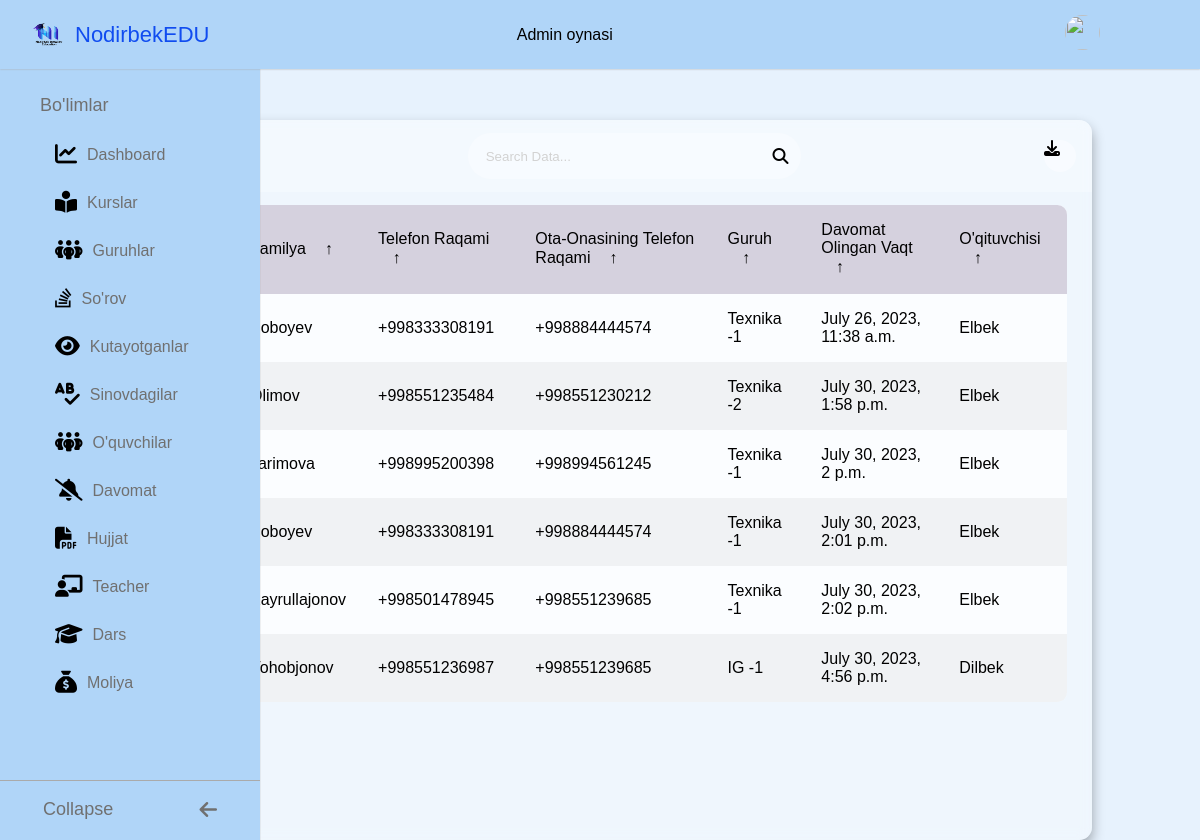
Before: /asosiy/davomat/ (signed in) with the older database file.
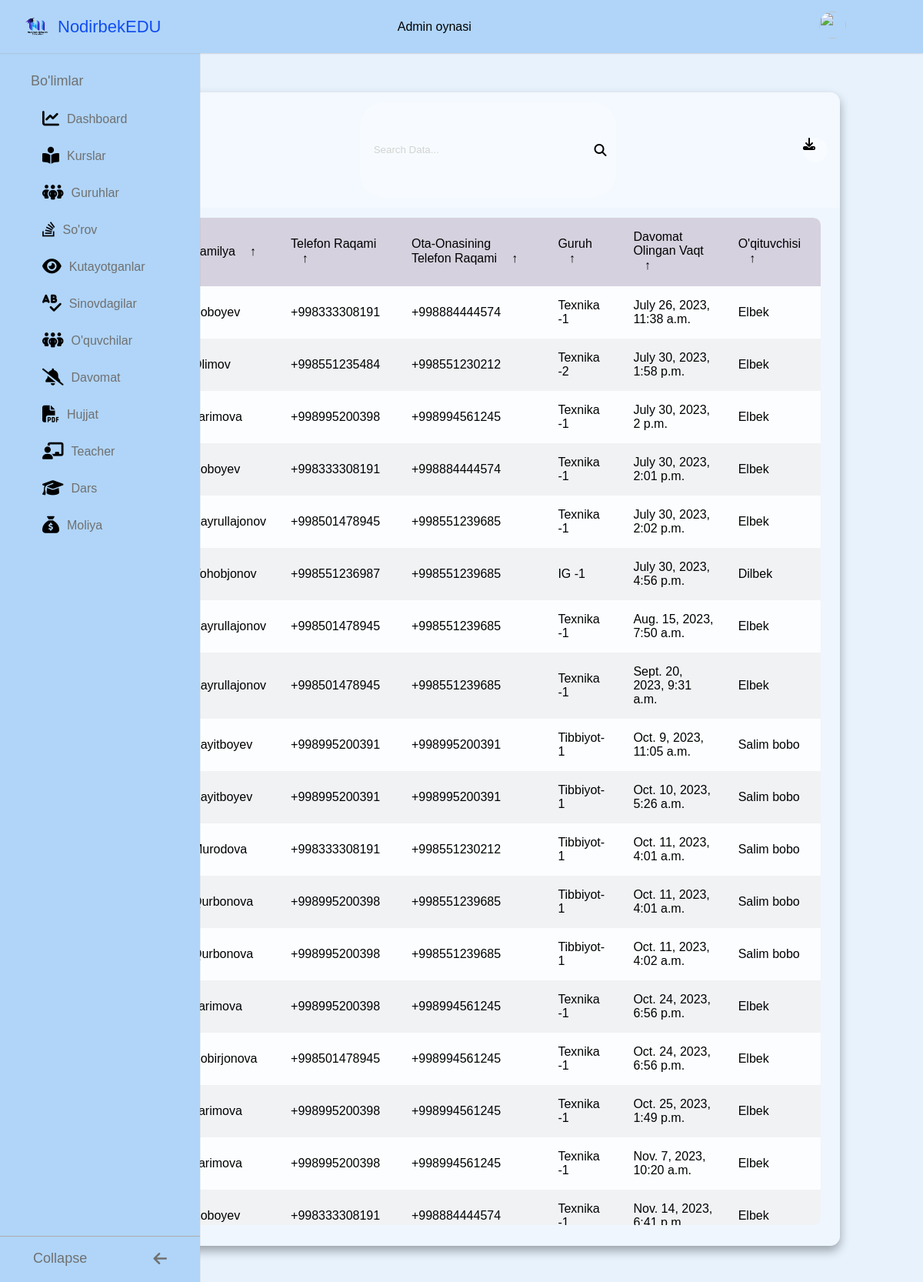
After: the same page with the newer database file.
### mentor/models.py (models this page shows, shortened)
class Davomat(models.Model):
    mavzu_fk=models.ForeignKey(Mavzu,on_delete=models.CASCADE)
    guruh_fk=models.ForeignKey(Guruh,on_delete=models.CASCADE)
    asosiy_talabalar_safi_fk=models.ForeignKey(Asosiy_talabalar_safi,on_delete=models.CASCADE)
    darsga_qatnashmadi=models.BooleanField(default=False)
    vaqt=models.DateTimeField(auto_now_add=True)
    teacher_fk=models.ForeignKey(Teacher_table,on_delete=models.CASCADE,null=True,blank=True)

### asosiy/models.py (models this page shows, shortened)
class Asosiy_talabalar_safi(models.Model):
    ism=models.CharField(max_length=35)
    fam=models.CharField(max_length=50)
    tel_1=models.CharField(max_length=13)
    tel_2=models.CharField(max_length=13)
    rasm=models.FileField(null=True,blank=True)
    tugulgan_joy=models.CharField(max_length=60)
    tugulgan_sana=models.DateField()
    kurs_fk = models.ForeignKey(Kurs, on_delete=models.CASCADE)
    guruh_fk = models.ForeignKey(Guruh, on_delete=models.CASCADE)

class Guruh(models.Model):
    kurs_fk=models.ForeignKey(Kurs,on_delete=models.CASCADE)
    guruh_nom=models.CharField(max_length=50)
    ochilgan_sana=models.DateField()
    davomiyligi=models.CharField(max_length=15)

class Teacher_table(models.Model):
    ism = models.CharField(max_length=35)
    fam = models.CharField(max_length=50)
    tel = models.CharField(max_length=13)
    manzil=models.CharField(max_length=60)
    tugulgan_sana = models.DateField()
    user = models.OneToOneField(User, on_delete=models.SET_NULL, null=True)

### asosiy/views.py (the view)
# urls.py: path('davomat/', DavomatAdmin.as_view()),
class DavomatAdmin(View):
    def get(self, request):
        if request.user.is_authenticated:
            data = {
                'davomat': Davomat.objects.filter(darsga_qatnashmadi=True)
            }
            return render(request, 'davomatadmin.html', data)
        return redirect('/adminlogin/')

### templates/davomatadmin.html (shortened to what the changed rows need)
<!DOCTYPE html>
<html lang="en">
<head>
    {% load static %}
    <link rel="stylesheet" href="https://cdnjs.cloudflare.com/ajax/libs/font-awesome/6.4.0/css/all.min.css" />
    <link rel="stylesheet" href="{% static 'root.css' %}">
    <link rel="stylesheet" href="{% static 'standart.css' %}">
    <link rel="stylesheet" href="{% static 'table.css' %}">
</head>
<body>
      <main class="table">
        <section class="table__header">
            <h1>Davomat</h1>
        </section>
        <section class="table__body">
            <table id="customers_table">
                <thead>
                    <tr>
                        <th> ism <span class="icon-arrow">&UpArrow;</span></th>
                        <th> Familya <span class="icon-arrow">&UpArrow;</span></th>
                        <th> Telefon raqami <span class="icon-arrow">&UpArrow;</span></th>
                        <th> Ota-onasining Telefon raqami <span class="icon-arrow">&UpArrow;</span></th>
                        <th> Guruh <span class="icon-arrow">&UpArrow;</span></th>
                        <th> davomat olingan vaqt <span class="icon-arrow">&UpArrow;</span></th>
                        <th> O'qituvchisi <span class="icon-arrow">&UpArrow;</span></th>
                    </tr>
                </thead>
                <tbody>
                {% for i in davomat %}
                    <tr>
                        <td> {{i.asosiy_talabalar_safi_fk.ism}} </td>
                        <td> {{i.asosiy_talabalar_safi_fk.fam}}</td>
                        <td> {{i.asosiy_talabalar_safi_fk.tel_1}}</td>
                        <td>{{i.asosiy_talabalar_safi_fk.tel_2}}</td>
                        <td> {{i.guruh_fk.guruh_nom}}</td>
                        <td> {{i.vaqt}} </td>
                        <td> {{i.teacher_fk.ism}}</td>
                    </tr>
                {% endfor %}
                </tbody>
            </table>
        </section>
    </main>
</body>
</html>

Changed rows visible on the page:
added Davomat: asosiy_talabalar_safi_fk.fam "Xayrullajonov", asosiy_talabalar_safi_fk.tel_1 "+998501478945", asosiy_talabalar_safi_fk.tel_2 "+998551239685", guruh_fk.guruh_nom "Texnika -1", vaqt "Aug. 15, 2023, 7:50 a.m.", teacher_fk.ism "Elbek"
added Davomat: asosiy_talabalar_safi_fk.fam "Xayrullajonov", asosiy_talabalar_safi_fk.tel_1 "+998501478945", asosiy_talabalar_safi_fk.tel_2 "+998551239685", guruh_fk.guruh_nom "Texnika -1", vaqt "Sept. 20, 2023, 9:31 a.m.", teacher_fk.ism "Elbek"
added Davomat: asosiy_talabalar_safi_fk.fam "Xayitboyev", asosiy_talabalar_safi_fk.tel_1 "+998995200391", asosiy_talabalar_safi_fk.tel_2 "+998995200391", guruh_fk.guruh_nom "Tibbiyot-1", vaqt "Oct. 9, 2023, 11:05 a.m.", teacher_fk.ism "Salim bobo"
added Davomat: asosiy_talabalar_safi_fk.fam "Xayitboyev", asosiy_talabalar_safi_fk.tel_1 "+998995200391", asosiy_talabalar_safi_fk.tel_2 "+998995200391", guruh_fk.guruh_nom "Tibbiyot-1", vaqt "Oct. 10, 2023, 5:26 a.m.", teacher_fk.ism "Salim bobo"
added Davomat: asosiy_talabalar_safi_fk.fam "Murodova", asosiy_talabalar_safi_fk.tel_1 "+998333308191", asosiy_talabalar_safi_fk.tel_2 "+998551230212", guruh_fk.guruh_nom "Tibbiyot-1", vaqt "Oct. 11, 2023, 4:01 a.m.", teacher_fk.ism "Salim bobo"
added Davomat: asosiy_talabalar_safi_fk.fam "Qurbonova", asosiy_talabalar_safi_fk.tel_1 "+998995200398", asosiy_talabalar_safi_fk.tel_2 "+998551239685", guruh_fk.guruh_nom "Tibbiyot-1", vaqt "Oct. 11, 2023, 4:01 a.m.", teacher_fk.ism "Salim bobo"
added Davomat: asosiy_talabalar_safi_fk.fam "Qurbonova", asosiy_talabalar_safi_fk.tel_1 "+998995200398", asosiy_talabalar_safi_fk.tel_2 "+998551239685", guruh_fk.guruh_nom "Tibbiyot-1", vaqt "Oct. 11, 2023, 4:02 a.m.", teacher_fk.ism "Salim bobo"
added Davomat: asosiy_talabalar_safi_fk.fam "karimova", asosiy_talabalar_safi_fk.tel_1 "+998995200398", asosiy_talabalar_safi_fk.tel_2 "+998994561245", guruh_fk.guruh_nom "Texnika -1", vaqt "Oct. 24, 2023, 6:56 p.m.", teacher_fk.ism "Elbek"
added Davomat: asosiy_talabalar_safi_fk.fam "Sobirjonova", asosiy_talabalar_safi_fk.tel_1 "+998501478945", asosiy_talabalar_safi_fk.tel_2 "+998994561245", guruh_fk.guruh_nom "Texnika -1", vaqt "Oct. 24, 2023, 6:56 p.m.", teacher_fk.ism "Elbek"
added Davomat: asosiy_talabalar_safi_fk.fam "karimova", asosiy_talabalar_safi_fk.tel_1 "+998995200398", asosiy_talabalar_safi_fk.tel_2 "+998994561245", guruh_fk.guruh_nom "Texnika -1", vaqt "Oct. 25, 2023, 1:49 p.m.", teacher_fk.ism "Elbek"
added Davomat: asosiy_talabalar_safi_fk.fam "karimova", asosiy_talabalar_safi_fk.tel_1 "+998995200398", asosiy_talabalar_safi_fk.tel_2 "+998994561245", guruh_fk.guruh_nom "Texnika -1", vaqt "Nov. 7, 2023, 10:20 a.m.", teacher_fk.ism "Elbek"
added Davomat: asosiy_talabalar_safi_fk.fam "Boboyev", asosiy_talabalar_safi_fk.tel_1 "+998333308191", asosiy_talabalar_safi_fk.tel_2 "+998884444574", guruh_fk.guruh_nom "Texnika…", vaqt "Nov. 14, 2023,…", teacher_fk.ism "Elbek"
